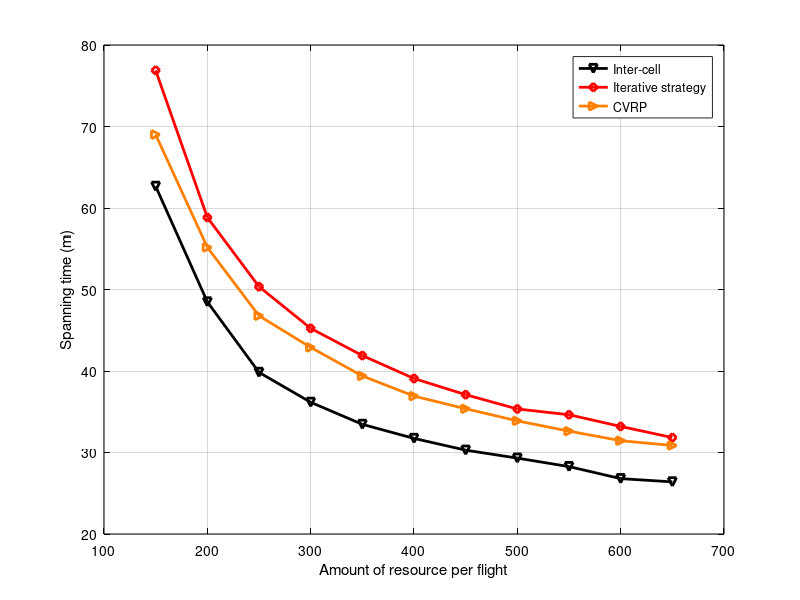

Recreate this plot in MATLAB. (Note: this script raises an error after producing the figure.)
x = [150 200 250 300 350 400 450 500 550 600 650];
y1 = [74.0722	54.4814	45.4731	40.298	36.5986	33.6579	32.2935	30.2481	29.454	28.0379	27.0421]; % global tsp
% y2 = [76.9592	59.0954	49.9981	45.4609	41.9076	39.1179	37.151	35.3785	34.5819	33.3716	31.799]; % local tsp
y3 = [76.889	58.8437	50.3522	45.2369	41.8953	39.0802	37.0946	35.3414	34.6341	33.1981	31.8363]; % iterative
y4 = [62.6625	48.4823	39.8326	36.1634	33.4567	31.7294	30.2873	29.311	28.2699	26.7951	26.3958]; % inter-cell
y5 = [76.6022	61.8094	54.8049	52.0253	49.0548	45.813	44.6076	43.6008	42.7721	40.6771	39.4735];% GELSGA
y6 = [69.0069	55.1699	46.7781	42.8945	39.3924	36.9205	35.3693	33.882	32.6209	31.4498	30.8642];% CVRP
close all;
figure1 = figure;
% Create axes
axes1 = axes('Parent',figure1);
plot(x,y4,'-kv', 'LineWidth',2);
hold on;
grid on;
% plot(x,y2,'-bs', 'LineWidth',2);
plot(x,y3,'-rd', 'LineWidth',2);
% plot(x,y1,'-mo', 'LineWidth',2);
% plot(x,y5,'-x','Color',[0 0.4 0], 'LineWidth',2);
plot(x,y6,'->','Color',[1 0.5 0], 'LineWidth',2);
xlabel('Amount of resource per flight');
ylabel('Spanning time (m)');
legend('Inter-cell','Iterative strategy','CVRP');
set(axes1,'XColor',[0 0 0],'YColor',[0 0 0]);
ytickformat('%,4.4g');
xtickformat('%,4.4g');
xticks([150 200 250 300 350 400 450 500 550 600 650]);
xlim([150 650]);
hold off;